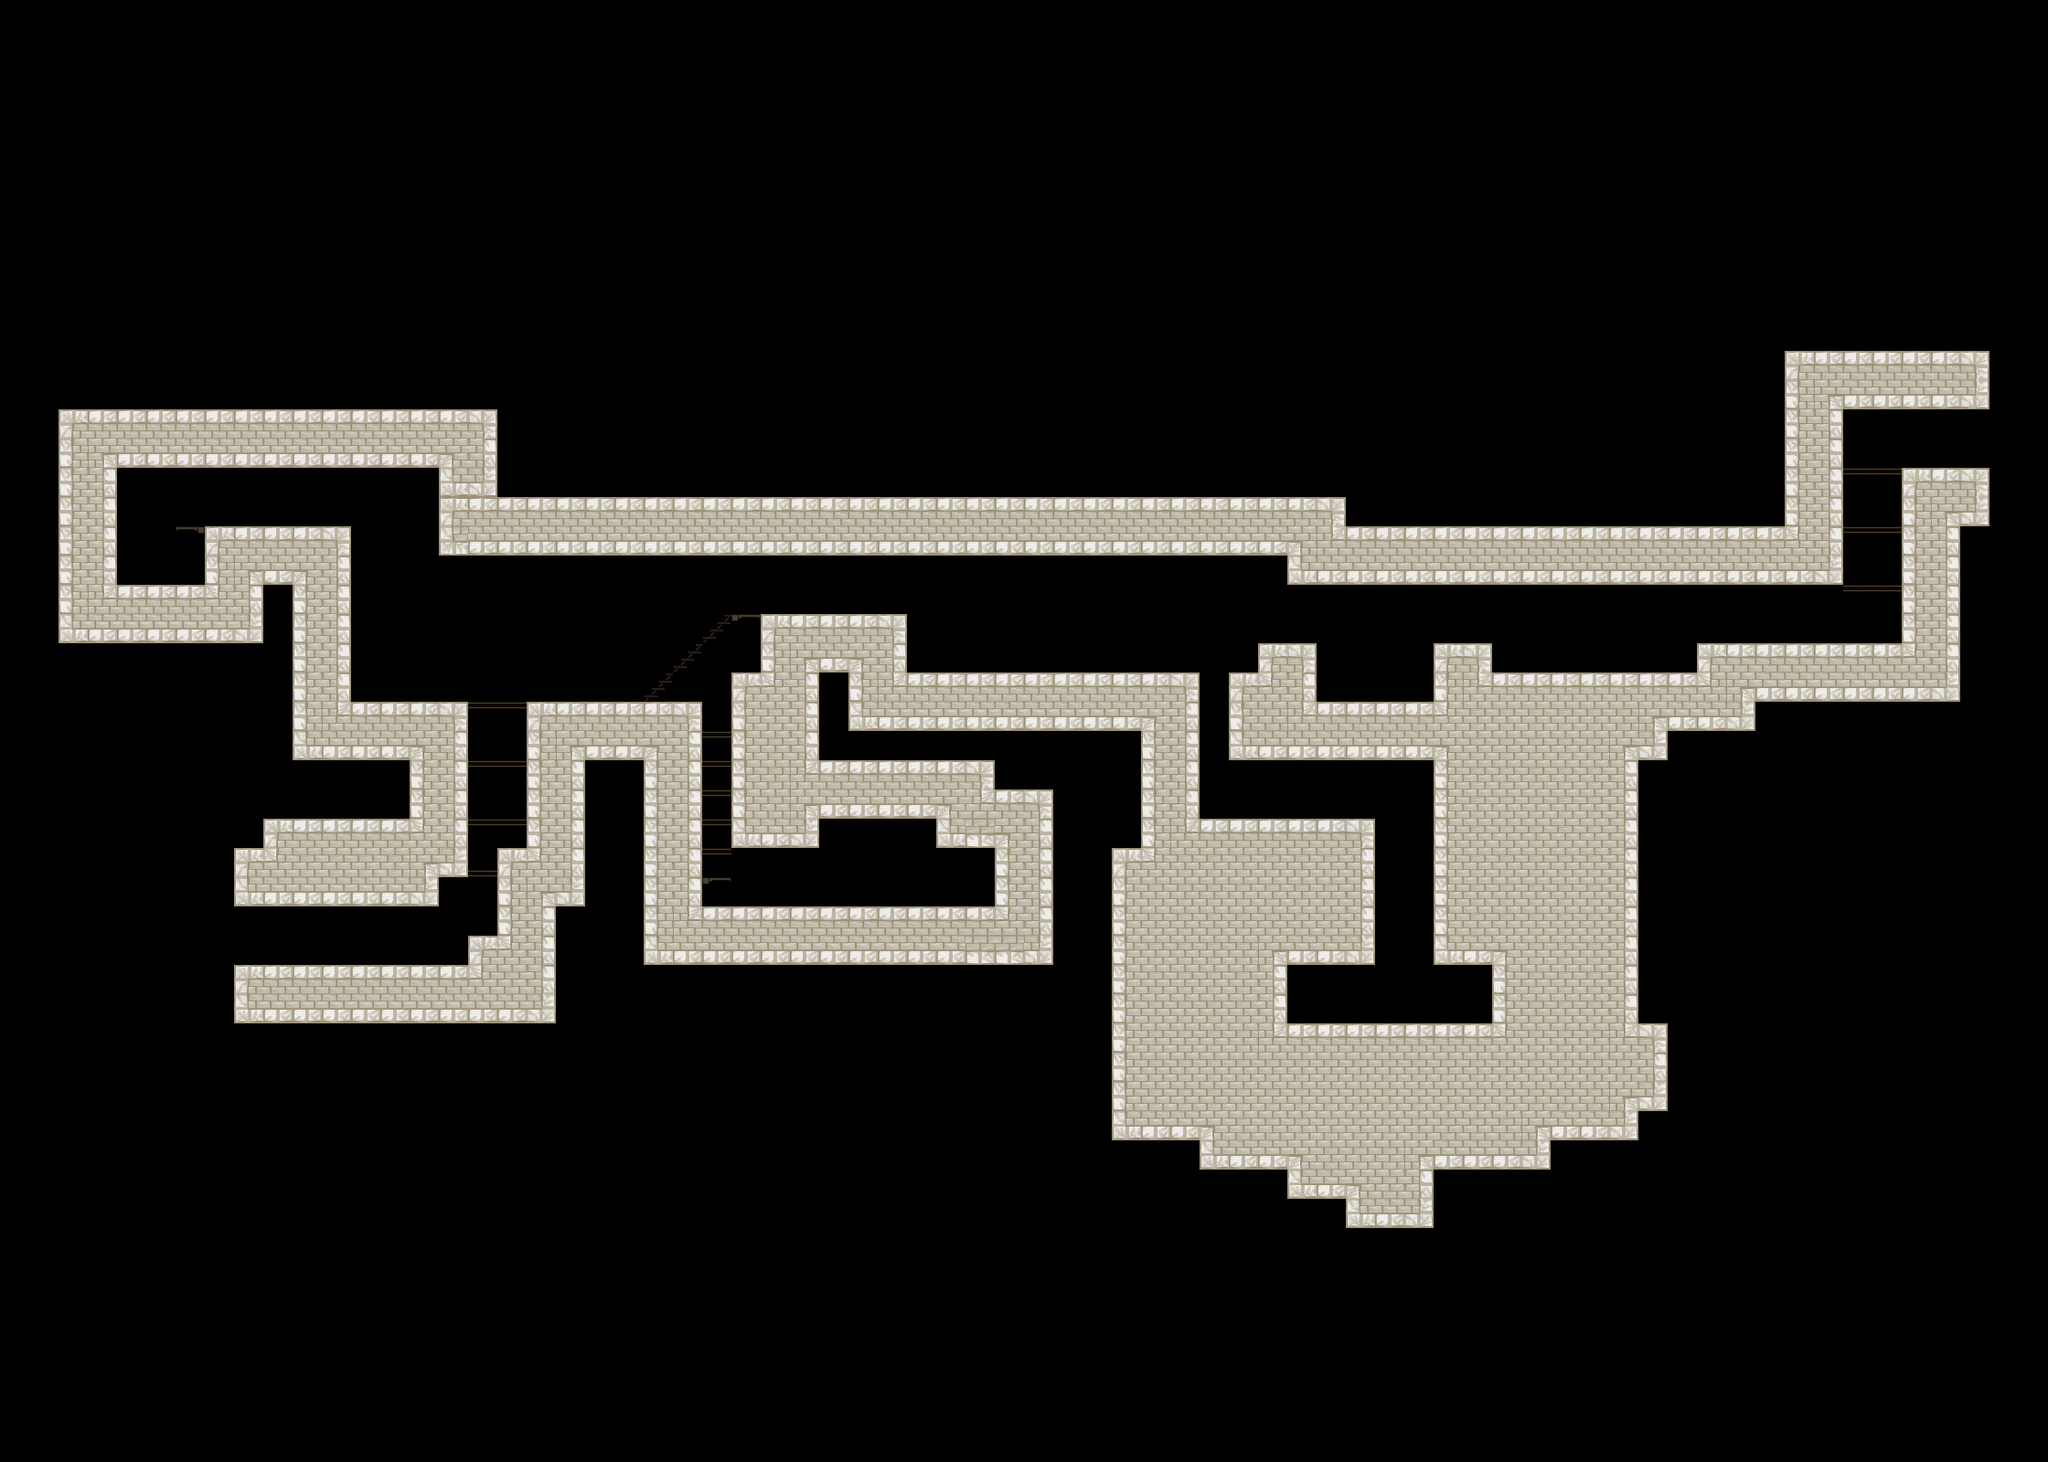

Rendered tile map (Tiled .tmx) drawn with the repository's tilesets; below, a short description and the map source with its tile grids summarised:
An orthogonal 70x50 tile map with 32x32 px tiles, 5 tile layers (Background1, Background2, Background3, Foreground1, ...), 3 tilesets and 17 objects.

<map version="1.0" tiledversion="1.1.5" orientation="orthogonal" renderorder="right-down" width="70" height="50" tilewidth="32" tileheight="32" infinite="0" nextobjectid="58">
 <properties>
  <property name="unity:scale" value="0.03125" />
 </properties>
 <tileset firstgid="1" source="../../Tilesets/Example.tsx" />
 <tileset firstgid="31" source="../../Tilesets/cathedral.tsx" />
 <tileset firstgid="131" source="../../Tilesets/lab.tsx" />
 <layer name="Background1" width="70" height="50">
  <properties>
   <property name="unity:sortingOrder" type="int" value="-3" />
  </properties>
  <data>[3500 cells, 0 non-empty, 0 distinct tile ids]</data>
 </layer>
 <layer name="Background2" width="70" height="50">
  <properties>
   <property name="unity:sortingOrder" type="int" value="-4" />
  </properties>
  <data>[3500 cells, 0 non-empty, 0 distinct tile ids]</data>
 </layer>
 <layer name="Background3" width="70" height="50">
  <properties>
   <property name="unity:sortingOrder" type="int" value="-3" />
  </properties>
  <data>[3500 cells, 0 non-empty, 0 distinct tile ids]</data>
 </layer>
 <layer name="Foreground1" width="70" height="50">
  <properties>
   <property name="unity:sortingOrder" type="int" value="3" />
  </properties>
  <data>[3500 cells, 714 non-empty, 16 distinct tile ids]</data>
 </layer>
 <layer name="Foreground2" width="70" height="50">
  <properties>
   <property name="unity:sortingOrder" type="int" value="4" />
  </properties>
  <data>[3500 cells, 0 non-empty, 0 distinct tile ids]</data>
 </layer>
 <objectgroup name="walls">
  <properties>
   <property name="unity:layer" value="Obstacle" />
  </properties>
  <object id="12" x="256" y="992">
   <polyline points="0,0 0,64 256,64 256,32 288,32 288,-32 288,-64 320,-64 320,-224 512,-224 512,0 832,0 832,-64 768,-64 768,-96 640,-96 640,-64 544,-64 544,-256 576,-256 576,-320 736,-320 736,-256 1056,-256 1056,-96 1248,-96 1248,64 1152,64 1152,128 1376,128 1376,64 1312,64 1312,-160 1088,-160 1088,-256 1120,-256 1120,-288 1184,-288 1184,-224 1312,-224 1312,-288 1376,-288 1376,-256 1600,-256 1600,-288 1824,-288 1824,-480 1920,-480 1920,-544 1760,-544 1760,-352 1152,-352 1152,-384 224,-384 224,-480 -128,-480 -128,-352 -32,-352 -32,-416 128,-416 128,-224 256,-224 256,-96 256,-32 224,-32 224,0 128,0 0,0" />
  </object>
 </objectgroup>
 <objectgroup name="JumpThru">
  <properties>
   <property name="unity:layer" value="Obstacle" />
   <property name="unity:tag" value="JumpThru" />
  </properties>
  <object id="41" x="512" y="960">
   <polyline points="0,0 32,0" />
  </object>
  <object id="42" x="512" y="896">
   <polyline points="0,0 64,0" />
  </object>
  <object id="43" x="512" y="832">
   <polyline points="0,0 64,0" />
  </object>
  <object id="44" x="512" y="768">
   <polyline points="0,0 64,0" />
  </object>
  <object id="46" x="192" y="576">
   <polyline points="0,0 32,0" />
  </object>
  <object id="47" x="704" y="768">
   <polyline points="0,0 96,-96" />
  </object>
  <object id="48" x="832" y="672">
   <polyline points="0,0 -32,0" />
  </object>
  <object id="49" x="768" y="800">
   <polyline points="0,0 32,0" />
  </object>
  <object id="50" x="768" y="832">
   <polyline points="0,0 32,0" />
  </object>
  <object id="51" x="768" y="864">
   <polyline points="0,0 32,0" />
  </object>
  <object id="52" x="768" y="896">
   <polyline points="0,0 32,0" />
  </object>
  <object id="53" x="768" y="928">
   <polyline points="0,0 32,0" />
  </object>
  <object id="54" x="768" y="960">
   <polyline points="0,0 32,0" />
  </object>
  <object id="55" x="2016" y="512">
   <polyline points="0,0 64,0" />
  </object>
  <object id="56" x="2016" y="640">
   <polyline points="0,0 64,0" />
  </object>
  <object id="57" x="2016" y="576">
   <polyline points="0,0 64,0" />
  </object>
 </objectgroup>
</map>
